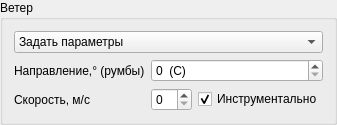
            <widget class="QGroupBox" name="groupBox_3">
             <property name="title">
              <string>Ветер</string>
             </property>
             <layout class="QGridLayout" name="gridLayout_6">
              <item row="0" column="0" colspan="3">
               <widget class="QComboBox" name="windMode">
                <item>
                 <property name="text">
                  <string>Задать параметры</string>
                 </property>
                </item>
                <item>
                 <property name="text">
                  <string>Штиль</string>
                 </property>
                </item>
                <item>
                 <property name="text">
                  <string>Переменный</string>
                 </property>
                </item>
                <item>
                 <property name="text">
                  <string>Нет данных</string>
                 </property>
                </item>
               </widget>
              </item>
              <item row="1" column="1" colspan="2">
               <widget class="QSpinBox" name="dd">
                <property name="suffix">
                 <string>  (С)</string>
                </property>
                <property name="maximum">
                 <number>359</number>
                </property>
                <property name="singleStep">
                 <number>5</number>
                </property>
               </widget>
              </item>
              <item row="2" column="0">
               <widget class="QLabel" name="label_6">
                <property name="text">
                 <string>Скорость, м/с</string>
                </property>
               </widget>
              </item>
              <item row="2" column="1">
               <widget class="QSpinBox" name="ff">
                <property name="maximum">
                 <number>99</number>
                </property>
               </widget>
              </item>
              <item row="2" column="2">
               <widget class="QCheckBox" name="iw">
                <property name="text">
                 <string>Инструментально</string>
                </property>
                <property name="checked">
                 <bool>true</bool>
                </property>
               </widget>
              </item>
              <item row="1" column="0">
               <widget class="QLabel" name="label_5">
                <property name="text">
                 <string>Направление,° (румбы)</string>
                </property>
               </widget>
              </item>
             </layout>
            </widget>
